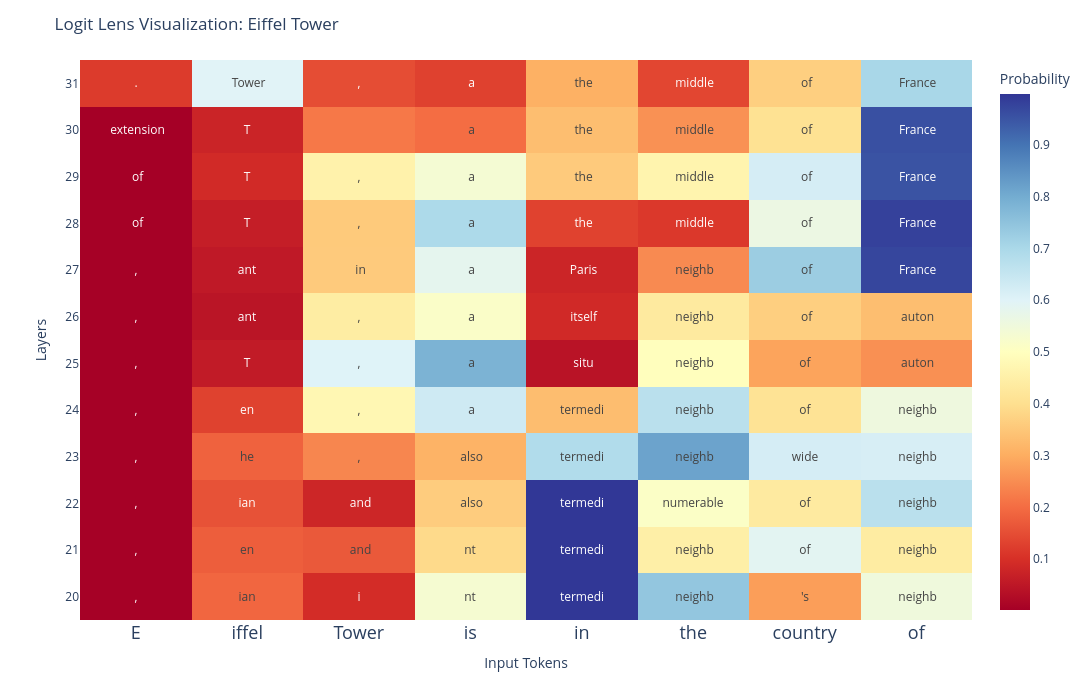

The notebook cell this image was saved under:
### Markdown cell above
Let's visualize the information decoded for each of our prompts below.

### Code cell
import plotly.express as px

input_tokens = [t.replace('Ġ', '') for t in model.tokenizer.tokenize(prompt)]

fig = px.imshow(
    probabilities.detach().cpu().float().numpy(),
    x=input_tokens,
    y=layer_range,
    origin="lower", # make 0 at the bottom
    color_continuous_scale=px.colors.diverging.RdYlBu,
    color_continuous_midpoint=0.50,
    text_auto=True,
    labels=dict(x="Input Tokens", y="Layers", color="Probability")
)

fig.update_layout(
    title='Logit Lens Visualization: Eiffel Tower',
    xaxis_tickangle=0,
    height=700,
    width=1200
)

fig.update_xaxes(tickfont_size=18) 
fig.update_yaxes(tickvals=layer_range)
fig.update_traces(text=decoded_tokens, texttemplate="%{text}")

fig.show()

### Figure 1 — Plotly figure (JSON) as saved in the notebook; plotly's stock layout.template omitted (floating-point values rounded to 4 significant figures)
{"data": [{"coloraxis": "coloraxis", "hovertemplate": "Input Tokens: %{x}<br>Layers: %{y}<br>Probability: %{z}<extra></extra>", "name": "0", "text": [[",", "ian", "i", "nt", "termedi", " neighb", "'s", " neighb"], [",", "en", " and", "nt", "termedi", " neighb", "of", " neighb"], [",", "ian", " and", " also", "termedi", "numerable", "of", " neighb"], [",", "he", ",", " also", "termedi", " neighb", "wide", " neighb"], [",", "en", ",", " a", "termedi", " neighb", "of", " neighb"], [",", "T", ",", " a", " situ", " neighb", "of", " auton"], [",", "ant", ",", " a", " itself", " neighb", " of", " auton"], [",", "ant", " in", " a", " Paris", " neighb", " of", " France"], [" of", "T", ",", " a", " the", " middle", " of", " France"], [" of", "T", ",", " a", " the", " middle", " of", " France"], [" extension", "T", "\n", " a", " the", " middle", " of", " France"], [".", " Tower", ",", " a", " the", " middle", " of", " France"]], "texttemplate": "%{text}", "type": "heatmap", "x": ["E", "iffel", "Tower", "is", "in", "the", "country", "of"], "xaxis": "x", "y": [20, 21, 22, 23, 24, 25, 26, 27, 28, 29, 30, 31], "yaxis": "y", "z": [[0.004272, 0.1895, 0.09277, 0.5312, 0.9961, 0.7422, 0.2754, 0.5508], [0.004272, 0.1758, 0.168, 0.3887, 0.9961, 0.4492, 0.5898, 0.4395], [0.004272, 0.1572, 0.08008, 0.3613, 0.9961, 0.5117, 0.4336, 0.6719], [0.004303, 0.1826, 0.2393, 0.3105, 0.6875, 0.8164, 0.6211, 0.6172], [0.004333, 0.1299, 0.4746, 0.6328, 0.3301, 0.6719, 0.4102, 0.5547], [0.004333, 0.05786, 0.6016, 0.7852, 0.04053, 0.4961, 0.2852, 0.2539], [0.004333, 0.04419, 0.4414, 0.5156, 0.08691, 0.4316, 0.3672, 0.332], [0.003555, 0.05273, 0.3574, 0.582, 0.07764, 0.2461, 0.7266, 0.9727], [0.00354, 0.06396, 0.3555, 0.6953, 0.1309, 0.1143, 0.5625, 0.9805], [0.001816, 0.08984, 0.457, 0.5352, 0.3574, 0.4648, 0.6211, 0.9531], [0.001602, 0.07617, 0.2178, 0.2002, 0.332, 0.2559, 0.4062, 0.957], [0.1196, 0.5977, 0.1484, 0.1289, 0.3066, 0.1377, 0.3672, 0.7031]]}], "layout": {"coloraxis": {"cmid": 0.5, "colorbar": {"title": {"text": "Probability"}}, "colorscale": [[0, "rgb(165,0,38)"], [0.1, "rgb(215,48,39)"], [0.2, "rgb(244,109,67)"], [0.3, "rgb(253,174,97)"], [0.4, "rgb(254,224,144)"], [0.5, "rgb(255,255,191)"], [0.6, "rgb(224,243,248)"], [0.7, "rgb(171,217,233)"], [0.8, "rgb(116,173,209)"], [0.9, "rgb(69,117,180)"], [1, "rgb(49,54,149)"]]}, "height": 700, "margin": {"t": 60}, "title": {"text": "Logit Lens Visualization: Eiffel Tower"}, "width": 1200, "xaxis": {"anchor": "y", "constrain": "domain", "domain": [0, 1], "scaleanchor": "y", "tickangle": 0, "tickfont": {"size": 18}, "title": {"text": "Input Tokens"}}, "yaxis": {"anchor": "x", "autorange": true, "constrain": "domain", "domain": [0, 1], "tickvals": [20, 21, 22, 23, 24, 25, 26, 27, 28, 29, 30, 31], "title": {"text": "Layers"}}}}
